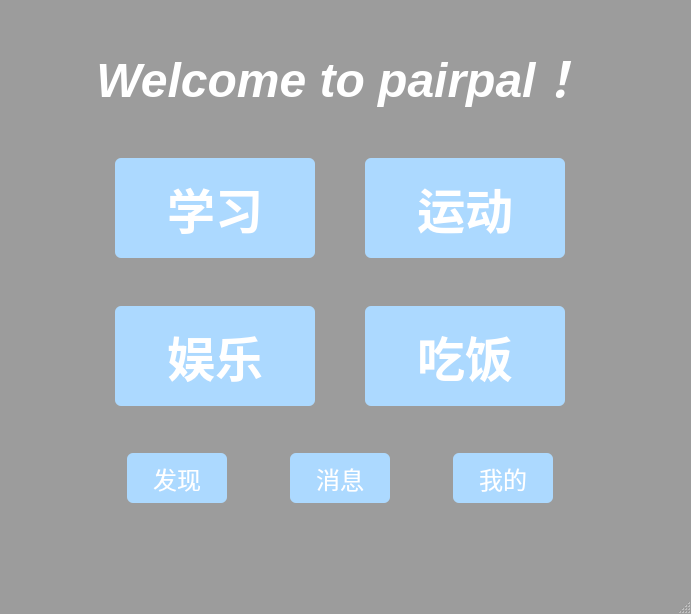
<?xml version="1.0" encoding="UTF-8"?>
<ui version="4.0">
 <class>pairpal</class>
 <widget class="QMainWindow" name="pairpal">
  <property name="geometry">
   <rect>
    <x>0</x>
    <y>0</y>
    <width>691</width>
    <height>614</height>
   </rect>
  </property>
  <property name="windowTitle">
   <string>MainWindow</string>
  </property>
  <property name="styleSheet">
   <string notr="true">QMainWindow {
    background-color: rgb(156, 156, 156); /* 设置 MainWindow 背景颜色 */
}

QLabel
{
color:white;
}
QLineEdit{
border-radius:6px;     
}
QPushButton{
	color: rgb(255, 255, 255);
border-radius:6px;     
	background-color: rgb(172, 217, 255);
}
QPushButton:pressed
{
	background-color: rgb(240, 213, 255);
}
</string>
  </property>
  <widget class="QWidget" name="centralwidget">
   <widget class="QWidget" name="layoutWidget">
    <property name="geometry">
     <rect>
      <x>70</x>
      <y>0</y>
      <width>540</width>
      <height>544</height>
     </rect>
    </property>
    <layout class="QGridLayout" name="gridLayout_3">
     <item row="7" column="0">
      <layout class="QHBoxLayout" name="horizontalLayout_6">
       <item>
        <spacer name="horizontalSpacer_17">
         <property name="orientation">
          <enum>Qt::Horizontal</enum>
         </property>
         <property name="sizeHint" stdset="0">
          <size>
           <width>40</width>
           <height>20</height>
          </size>
         </property>
        </spacer>
       </item>
       <item>
        <widget class="QPushButton" name="pushButton_5">
         <property name="sizePolicy">
          <sizepolicy hsizetype="Fixed" vsizetype="Fixed">
           <horstretch>0</horstretch>
           <verstretch>0</verstretch>
          </sizepolicy>
         </property>
         <property name="minimumSize">
          <size>
           <width>100</width>
           <height>50</height>
          </size>
         </property>
         <property name="font">
          <font>
           <pointsize>18</pointsize>
          </font>
         </property>
         <property name="styleSheet">
          <string notr="true"/>
         </property>
         <property name="text">
          <string>发现</string>
         </property>
        </widget>
       </item>
       <item>
        <spacer name="horizontalSpacer_18">
         <property name="orientation">
          <enum>Qt::Horizontal</enum>
         </property>
         <property name="sizeHint" stdset="0">
          <size>
           <width>40</width>
           <height>20</height>
          </size>
         </property>
        </spacer>
       </item>
       <item>
        <widget class="QPushButton" name="pushButton_6">
         <property name="sizePolicy">
          <sizepolicy hsizetype="Fixed" vsizetype="Fixed">
           <horstretch>0</horstretch>
           <verstretch>0</verstretch>
          </sizepolicy>
         </property>
         <property name="minimumSize">
          <size>
           <width>100</width>
           <height>50</height>
          </size>
         </property>
         <property name="font">
          <font>
           <pointsize>18</pointsize>
          </font>
         </property>
         <property name="text">
          <string>消息</string>
         </property>
        </widget>
       </item>
       <item>
        <spacer name="horizontalSpacer_19">
         <property name="orientation">
          <enum>Qt::Horizontal</enum>
         </property>
         <property name="sizeHint" stdset="0">
          <size>
           <width>40</width>
           <height>20</height>
          </size>
         </property>
        </spacer>
       </item>
       <item>
        <widget class="QPushButton" name="selfButton">
         <property name="sizePolicy">
          <sizepolicy hsizetype="Fixed" vsizetype="Fixed">
           <horstretch>0</horstretch>
           <verstretch>0</verstretch>
          </sizepolicy>
         </property>
         <property name="minimumSize">
          <size>
           <width>100</width>
           <height>50</height>
          </size>
         </property>
         <property name="font">
          <font>
           <pointsize>18</pointsize>
          </font>
         </property>
         <property name="text">
          <string>我的</string>
         </property>
        </widget>
       </item>
       <item>
        <spacer name="horizontalSpacer_20">
         <property name="orientation">
          <enum>Qt::Horizontal</enum>
         </property>
         <property name="sizeHint" stdset="0">
          <size>
           <width>40</width>
           <height>20</height>
          </size>
         </property>
        </spacer>
       </item>
      </layout>
     </item>
     <item row="1" column="0">
      <widget class="QLabel" name="label">
       <property name="text">
        <string>&lt;html&gt;&lt;head/&gt;&lt;body&gt;&lt;p align=&quot;center&quot;&gt;&lt;span style=&quot; font-size:36pt; font-weight:600; font-style:italic;&quot;&gt;Welcome to pairpal！&lt;/span&gt;&lt;/p&gt;&lt;/body&gt;&lt;/html&gt;</string>
       </property>
      </widget>
     </item>
     <item row="4" column="0">
      <spacer name="verticalSpacer_8">
       <property name="orientation">
        <enum>Qt::Vertical</enum>
       </property>
       <property name="sizeHint" stdset="0">
        <size>
         <width>20</width>
         <height>40</height>
        </size>
       </property>
      </spacer>
     </item>
     <item row="5" column="0">
      <layout class="QHBoxLayout" name="horizontalLayout_5">
       <item>
        <spacer name="horizontalSpacer_14">
         <property name="orientation">
          <enum>Qt::Horizontal</enum>
         </property>
         <property name="sizeHint" stdset="0">
          <size>
           <width>40</width>
           <height>20</height>
          </size>
         </property>
        </spacer>
       </item>
       <item>
        <widget class="QPushButton" name="playButton">
         <property name="sizePolicy">
          <sizepolicy hsizetype="Fixed" vsizetype="Fixed">
           <horstretch>0</horstretch>
           <verstretch>0</verstretch>
          </sizepolicy>
         </property>
         <property name="minimumSize">
          <size>
           <width>200</width>
           <height>100</height>
          </size>
         </property>
         <property name="maximumSize">
          <size>
           <width>200</width>
           <height>100</height>
          </size>
         </property>
         <property name="font">
          <font>
           <family>PingFang SC</family>
           <pointsize>36</pointsize>
           <weight>75</weight>
           <bold>true</bold>
          </font>
         </property>
         <property name="styleSheet">
          <string notr="true"/>
         </property>
         <property name="text">
          <string>娱乐</string>
         </property>
        </widget>
       </item>
       <item>
        <spacer name="horizontalSpacer_15">
         <property name="orientation">
          <enum>Qt::Horizontal</enum>
         </property>
         <property name="sizeHint" stdset="0">
          <size>
           <width>40</width>
           <height>20</height>
          </size>
         </property>
        </spacer>
       </item>
       <item>
        <widget class="QPushButton" name="eatButton">
         <property name="sizePolicy">
          <sizepolicy hsizetype="Fixed" vsizetype="Fixed">
           <horstretch>0</horstretch>
           <verstretch>0</verstretch>
          </sizepolicy>
         </property>
         <property name="minimumSize">
          <size>
           <width>200</width>
           <height>100</height>
          </size>
         </property>
         <property name="maximumSize">
          <size>
           <width>200</width>
           <height>100</height>
          </size>
         </property>
         <property name="font">
          <font>
           <family>PingFang SC</family>
           <pointsize>36</pointsize>
           <weight>75</weight>
           <bold>true</bold>
          </font>
         </property>
         <property name="styleSheet">
          <string notr="true"/>
         </property>
         <property name="text">
          <string>吃饭</string>
         </property>
        </widget>
       </item>
       <item>
        <spacer name="horizontalSpacer_16">
         <property name="orientation">
          <enum>Qt::Horizontal</enum>
         </property>
         <property name="sizeHint" stdset="0">
          <size>
           <width>40</width>
           <height>20</height>
          </size>
         </property>
        </spacer>
       </item>
      </layout>
     </item>
     <item row="3" column="0">
      <layout class="QHBoxLayout" name="horizontalLayout_4">
       <item>
        <spacer name="horizontalSpacer_11">
         <property name="orientation">
          <enum>Qt::Horizontal</enum>
         </property>
         <property name="sizeHint" stdset="0">
          <size>
           <width>40</width>
           <height>20</height>
          </size>
         </property>
        </spacer>
       </item>
       <item>
        <widget class="QPushButton" name="studyButton">
         <property name="sizePolicy">
          <sizepolicy hsizetype="Fixed" vsizetype="Fixed">
           <horstretch>0</horstretch>
           <verstretch>0</verstretch>
          </sizepolicy>
         </property>
         <property name="minimumSize">
          <size>
           <width>200</width>
           <height>100</height>
          </size>
         </property>
         <property name="maximumSize">
          <size>
           <width>200</width>
           <height>100</height>
          </size>
         </property>
         <property name="font">
          <font>
           <family>PingFang SC</family>
           <pointsize>36</pointsize>
           <weight>75</weight>
           <bold>true</bold>
          </font>
         </property>
         <property name="autoFillBackground">
          <bool>false</bool>
         </property>
         <property name="styleSheet">
          <string notr="true"/>
         </property>
         <property name="text">
          <string>学习</string>
         </property>
        </widget>
       </item>
       <item>
        <spacer name="horizontalSpacer_12">
         <property name="orientation">
          <enum>Qt::Horizontal</enum>
         </property>
         <property name="sizeHint" stdset="0">
          <size>
           <width>40</width>
           <height>20</height>
          </size>
         </property>
        </spacer>
       </item>
       <item>
        <widget class="QPushButton" name="sportButton">
         <property name="sizePolicy">
          <sizepolicy hsizetype="Fixed" vsizetype="Fixed">
           <horstretch>0</horstretch>
           <verstretch>0</verstretch>
          </sizepolicy>
         </property>
         <property name="minimumSize">
          <size>
           <width>200</width>
           <height>100</height>
          </size>
         </property>
         <property name="maximumSize">
          <size>
           <width>200</width>
           <height>100</height>
          </size>
         </property>
         <property name="font">
          <font>
           <family>PingFang SC</family>
           <pointsize>36</pointsize>
           <weight>75</weight>
           <bold>true</bold>
          </font>
         </property>
         <property name="autoFillBackground">
          <bool>false</bool>
         </property>
         <property name="styleSheet">
          <string notr="true"/>
         </property>
         <property name="text">
          <string>运动</string>
         </property>
        </widget>
       </item>
       <item>
        <spacer name="horizontalSpacer_13">
         <property name="orientation">
          <enum>Qt::Horizontal</enum>
         </property>
         <property name="sizeHint" stdset="0">
          <size>
           <width>40</width>
           <height>20</height>
          </size>
         </property>
        </spacer>
       </item>
      </layout>
     </item>
     <item row="6" column="0">
      <spacer name="verticalSpacer_6">
       <property name="orientation">
        <enum>Qt::Vertical</enum>
       </property>
       <property name="sizeHint" stdset="0">
        <size>
         <width>20</width>
         <height>13</height>
        </size>
       </property>
      </spacer>
     </item>
     <item row="8" column="0">
      <spacer name="verticalSpacer_9">
       <property name="orientation">
        <enum>Qt::Vertical</enum>
       </property>
       <property name="sizeHint" stdset="0">
        <size>
         <width>20</width>
         <height>38</height>
        </size>
       </property>
      </spacer>
     </item>
     <item row="2" column="0">
      <spacer name="verticalSpacer_10">
       <property name="orientation">
        <enum>Qt::Vertical</enum>
       </property>
       <property name="sizeHint" stdset="0">
        <size>
         <width>20</width>
         <height>40</height>
        </size>
       </property>
      </spacer>
     </item>
     <item row="0" column="0">
      <spacer name="verticalSpacer_7">
       <property name="orientation">
        <enum>Qt::Vertical</enum>
       </property>
       <property name="sizeHint" stdset="0">
        <size>
         <width>20</width>
         <height>40</height>
        </size>
       </property>
      </spacer>
     </item>
    </layout>
   </widget>
  </widget>
  <widget class="QMenuBar" name="menubar">
   <property name="geometry">
    <rect>
     <x>0</x>
     <y>0</y>
     <width>691</width>
     <height>24</height>
    </rect>
   </property>
  </widget>
  <widget class="QStatusBar" name="statusbar"/>
 </widget>
 <resources/>
 <connections/>
</ui>
